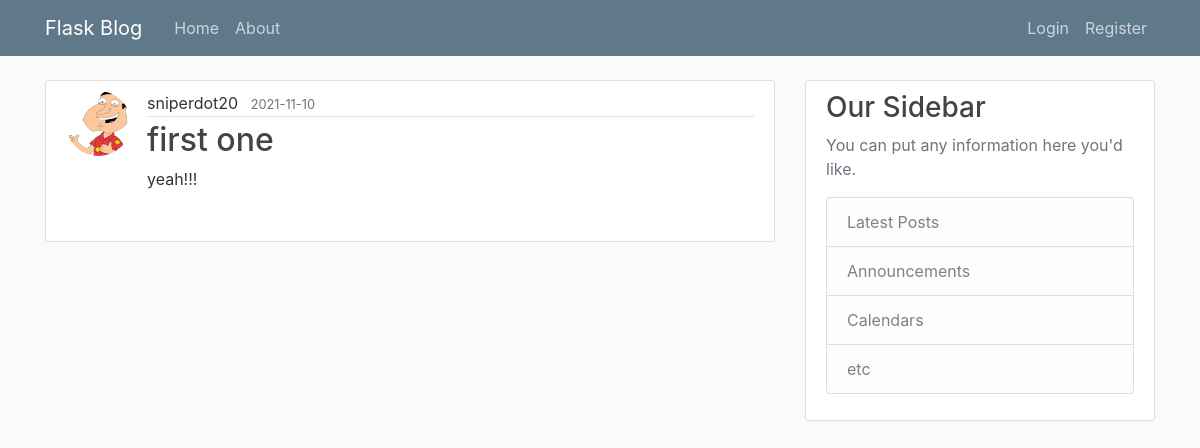
Screenshot of /post/3 with the database file from the repository.
### flaskblog/models.py (models this page shows, shortened)
class User(db.Model,UserMixin):
	id = db.Column(db.Integer, primary_key= True)
	username = db.Column(db.String(20),nullable = False, unique = True)
	email = db.Column(db.String(120), nullable = False, unique = True)
	password = db. Column(db.String(20), nullable  = False,)
	image = db.Column(db.String(20), nullable = False , default = 'default.jpg')
	posts = db.relationship('Post', backref = 'author', lazy = True)

class Post(db.Model):
	id = db.Column(db.Integer, primary_key = True)
	title = db.Column(db.String(100), nullable = False)
	content = db.Column(db.Text, nullable = False)
	date =  db.Column(db.DateTime, nullable = False, default = datetime.utcnow)
	user_id = db.Column(db.Integer, db.ForeignKey('user.id'), nullable = False)

### flaskblog/posts/routes.py (the view)
@posts.route("/post/<int:post_id>")
def post(post_id):
	post = Post.query.get_or_404(post_id)
	return render_template("post.html",posts = post)

### flaskblog/templates/post.html (shortened to what this page needs)
{% extends "layout.html" %}
{% block content %}
		<article class="media content-section">
      <img class = 'rounded-circle article-img' src = "{{url_for('static', filename = 'profile_pics/' + posts.author.image)}}">
  <div class="media-body">
    <div class="article-metadata">
      <a class="mr-2">{{ posts.author.username }}</a>
      <small class="text-muted">{{ posts.date.strftime('%Y-%m-%d') }}</small>
    </div>
    <h2 class = "article-title">{{ posts.title }}</h2>
    <p class="article-content">{{ posts.content }}</p>
  	</div>
		</article>
{% endblock %}

### flaskblog/static/main.css (style rules this page uses)
body { background: #fafafa; color: #333333; margin-top: 5rem; }
h1, h2, h3, h4, h5, h6 { color: #444444; }
.content-section { background: #ffffff; padding: 10px 20px; border: 1px solid #dddddd; border-radius: 3px; margin-bottom: 20px; }
.article-title { color: #444444; }
.article-content { white-space: pre-line; }
.article-img { height: 65px; width: 65px; margin-right: 16px; }
.article-metadata { padding-bottom: 1px; margin-bottom: 4px; border-bottom: 1px solid #e3e3e3 }

### rows the page displays
User: image (picture), author.username "sniperdot20"
Post: date "2021-11-10", title "first one", content "yeah!!!"
